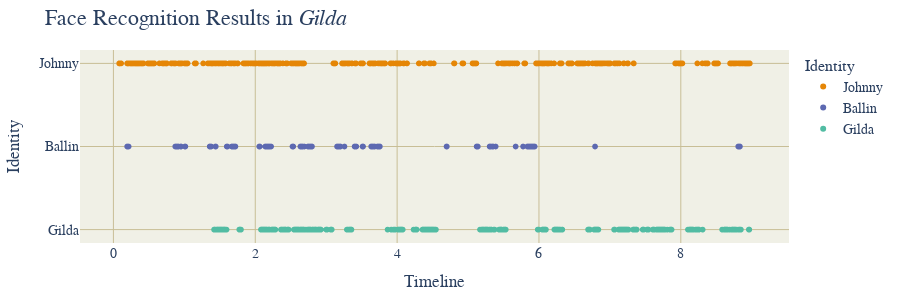

The cell this chart's notebook holds for it:
### Markdown cell above
### GENERAL

### Code cell
# User plotly to visualize something

import plotly.express as px
import plotly.io as pio
import pandas as pd

# Load all csv files in csv/
import glob
import os

csv_files = glob.glob("csv/male/Gilda.csv")
# Convert all entries to structured data with attribute 0 as frame number, 1 as Face Box, and 5 as Identity
# Skip first two lines of each file
# Skip rows where Identity is N/A

USE_GENERAL_NAMES = False
USE_GENDER_NAMES = False
IGNORE_MINOR_CHARACTERS = True

FILM_FRAME_TOTALS = {
	"Cliff": 2097,
	"Our Village": 2377,
	"Diary of Nurse": 2297,
	"Sabrina": 2751,
	"The Man from Laramie": 2477,
	"Human Desire": 2200,
	"Chikamatsu Story": 2460,
	"Black River": 2552,
	"Duel in the Sun": 3207,
	"Gilda": 2652,
	"Jigoku Mon": 2151,
	"Kurutta Kajitsu": 2076,
	"Notorious": 2433,
	"Oklahoma": 3577,
	"Vikings": 2740,
	"Waves of Life": 2465
}

RIVALS = ["Keming", "Professor Yuan", "Haoru", "David", "Vic", "Carl", "Ishun", "Hitokiri Joe", "Natsuhisa", "Bo Kang", "Wataru", "Jud", "Alex Sebastian", "Ballin", "Einar", "Jesse"]
MALES = []#["Zhanwu", "Fan Jun", "Changping", "Linus", "Will", "Jeff", "Mohei", "Nishida", "Haruji", "Jin Zhang", "Moritoo", "Curly", "Devlin", "Johnny", "Eric", "Lewt"]
LADIES = []#["Shuzhen", "Fang Qing", "Suhua", "Sabrina", "Barbara", "Vicki", "Osan", "Shizuko", "Eri", "Ye Suping", "Kesa", "Laurey", "Alicia", "Gilda", "Morgana", "Pearl"]

PROTAGONISTS = ["Zhanwu", "Fang Qing", "Suhua", "Sabrina", "Will", "Jeff", "Mohei", "Nishida", "Haruji", "Jin Zhang", "Moritoo", "Curly", "Alicia", "Johnny", "Eric", "Pearl"]
LOVES = ["Shuzhen", "Fan Jun", "Changping", "Linus", "Barbara", "Vicki", "Osan", "Shizuko", "Eri", "Ye Suping", "Kesa", "Laurey", "Devlin", "Gilda", "Morgana", "Lewt"]

def get_name(name):
	if USE_GENDER_NAMES:
		if name in MALES:
			name = "Male"
		elif name in LADIES:
			name = "Female"
	else:
		if name in PROTAGONISTS:
			name = "Protagonist"
		elif name in LOVES:
			name = "Love"
	return name

data = []
for file in csv_files:
	with open(file) as f:
		lines = f.readlines()[2:]
		for line in lines:
			line = line.split(",")
			if line[5] != "\"N/A\"":
				# Att 3 is frame numbder / film's total frames (the film is the name of the current csv file)
				total = FILM_FRAME_TOTALS[os.path.basename(file)[:-4]]
				frame = int(line[0][1:][:-1])
				name = line[5][1:][:-1]
				if USE_GENERAL_NAMES:
					if name in RIVALS:
						name = "Rival"
					name = get_name(name)
				if IGNORE_MINOR_CHARACTERS:
					if USE_GENERAL_NAMES:
						if name not in ["Rival", "Protagonist", "Female", "Male", "Love"]:
							continue
					else:
						if name not in RIVALS:
							if name not in PROTAGONISTS:
								if name not in LOVES:
									continue
				data.append([frame, line[1], name.replace(" ", "_"), frame / total * 9])

df = pd.DataFrame(data, columns=["Frame", "Face Box", "Identity", "Timeline"])
df["Identity"] = df["Identity"].astype(str)
df["Identity"] = df["Identity"].apply(lambda x: x.split(" ")[0])

# Create a scatter plot of the data
fig = px.scatter(df, height=640, x="Timeline", y="Identity", color="Identity", title="Face Recognition Results in <i>Gilda</i>", color_discrete_sequence=px.colors.qualitative.Vivid)
fig.update_layout(
    plot_bgcolor='rgb(240, 240, 230)',
	font=dict(family="Georgia", size=14),
    title_font=dict(size=22),
    legend_title_font=dict(size=16),
	margin=dict(t=50, b=40, l=40, r=40), height=300
)
fig.update_xaxes(showgrid=True, gridcolor='rgb(200, 190, 150)', zeroline=False)
fig.update_yaxes(showgrid=True, gridcolor='rgb(200, 190, 150)', zeroline=False)
fig.show()

### Figure 1 — Plotly figure (JSON) as saved in the notebook; plotly's stock layout.template omitted (floating-point values rounded to 4 significant figures; data arrays with more than 128 entries replaced by an {"elided": "..."} marker saying what was removed)
{"data": [{"hovertemplate": "Identity=%{y}<br>Timeline=%{x}<extra></extra>", "legendgroup": "Johnny", "marker": {"color": "rgb(229, 134, 6)", "symbol": "circle"}, "mode": "markers", "name": "Johnny", "showlegend": true, "type": "scattergl", "x": {"elided": "615 float values"}, "xaxis": "x", "y": {"elided": "615 str values"}, "yaxis": "y"}, {"hovertemplate": "Identity=%{y}<br>Timeline=%{x}<extra></extra>", "legendgroup": "Ballin", "marker": {"color": "rgb(93, 105, 177)", "symbol": "circle"}, "mode": "markers", "name": "Ballin", "showlegend": true, "type": "scattergl", "x": {"elided": "157 float values"}, "xaxis": "x", "y": {"elided": "157 str values"}, "yaxis": "y"}, {"hovertemplate": "Identity=%{y}<br>Timeline=%{x}<extra></extra>", "legendgroup": "Gilda", "marker": {"color": "rgb(82, 188, 163)", "symbol": "circle"}, "mode": "markers", "name": "Gilda", "showlegend": true, "type": "scattergl", "x": {"elided": "519 float values"}, "xaxis": "x", "y": {"elided": "519 str values"}, "yaxis": "y"}], "layout": {"font": {"family": "Georgia", "size": 14}, "height": 300, "legend": {"title": {"font": {"size": 16}, "text": "Identity"}, "tracegroupgap": 0}, "margin": {"b": 40, "l": 40, "r": 40, "t": 50}, "plot_bgcolor": "rgb(240, 240, 230)", "title": {"font": {"size": 22}, "text": "Face Recognition Results in <i>Gilda</i>"}, "xaxis": {"anchor": "y", "domain": [0, 1], "gridcolor": "rgb(200, 190, 150)", "showgrid": true, "title": {"text": "Timeline"}, "zeroline": false}, "yaxis": {"anchor": "x", "categoryarray": ["Gilda", "Ballin", "Johnny"], "categoryorder": "array", "domain": [0, 1], "gridcolor": "rgb(200, 190, 150)", "showgrid": true, "title": {"text": "Identity"}, "zeroline": false}}}
